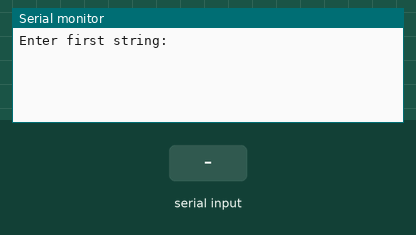
Bench run of a sketch on a simulated Arduino Uno, built with avr-gcc and run on an emulated ATmega328P. Parts: the last lines printed to the serial monitor. Inputs (shaded band) come from the test bench.

Above: at 0.9 s.
1.0 s: "1\n" received over Serial
At 1.7 s:
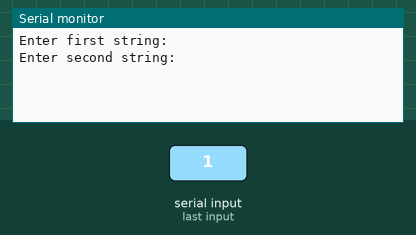
2.5 s: "0\n" received over Serial
At 3.0 s:
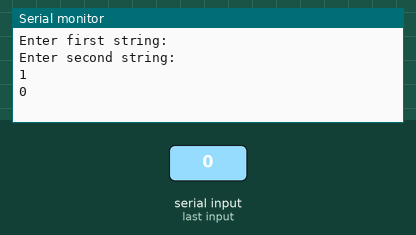

Measured:
- after the input at 1.0 s, the serial monitor: prints a new line at once (image 1)
- after the input at 2.5 s, the serial monitor: prints a new line at once (image 2)

The sketch:

string.ino
```cpp
String str1, str2;
void setup() {
  Serial.begin(9600);
  Serial.println("Enter first string:");
  while (Serial.available() == 0);
  str1 = Serial.readStringUntil('\n');
  Serial.println("Enter second string:");
  while (Serial.available() == 0);
  str2 = Serial.readStringUntil('\n');
  Serial.println(str1);
  Serial.println(str2);
}
void loop() {
}
```
